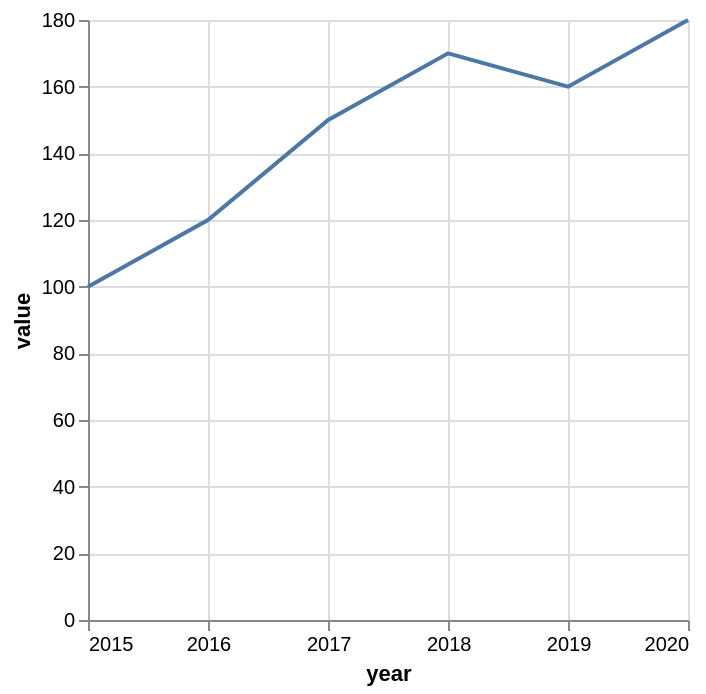

The Vega-Lite source for this figure:
### Vega-Lite specification from a JSON file in a GitHub repository (floating-point values rounded to 4 significant figures)
{"data": {"values": [{"year": "2015", "value": 100}, {"year": "2016", "value": 120}, {"year": "2017", "value": 150}, {"year": "2018", "value": 170}, {"year": "2019", "value": 160}, {"year": "2020", "value": 180}]}, "layer": [{"mark": "line", "encoding": {"x": {"field": "year", "type": "temporal"}, "y": {"field": "value", "type": "quantitative"}}}, {"mark": {"type": "text", "align": "left", "baseline": "middle", "dx": 5}, "encoding": {"text": {"field": "test"}}, "transform": [{"filter": "datum.year == 2019"}]}]}
